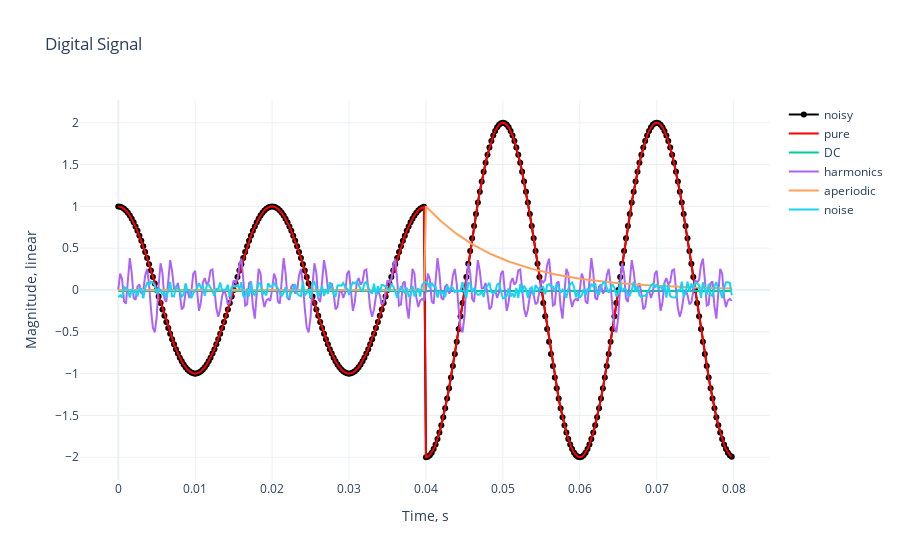

This figure's notebook cell:
### Code cell
np.random.seed(1234)


# Generate periodic signals
def get_periodic(A, f1, p, fs, t1, t2):
    Ts = 1 / fs
    time = np.arange(t1, t2, Ts)  # seconds
    periodic = np.array([A * np.cos(2 * pi * f1 * t - p) for t in time])
    return periodic, time


def generate_harmonics(A, F, P, fs, t1, t2):
    Ts = 1 / fs
    harmonics = []
    for i in range(len(A)):
        harmonic, time = get_periodic(A[i], F[i], P[i], fs, t1, t2)
        harmonics.append(harmonic)
    harmonics = np.array(harmonics)
    return harmonics, time


def generate_target(A, F, P, T, fs, t1, t2):
    Ts = 1 / fs
    time = np.arange(t1, t2, Ts)  # seconds
    target = []
    i = 0
    for t in time:
        if i != len(T) - 1 and t >= T[i + 1]:
            i += 1
        target.append(A[i] * np.cos(2 * pi * F[i] * t - P[i]))
    target = np.array(target)
    return target, time


f1 = 50
fs = 4000
t1 = 0
t2 = 80e-3

A = [1, 2]
F = [f1, f1]
P = [0, pi]
T = [0, t2 / 2]

target, time = generate_target(A, F, P, T, fs, t1, t2)

F = np.arange(0, 20) * f1
P = np.random.uniform(-pi, pi, len(F))
A = np.random.uniform(0, 0.1, len(F))
A[1] = 0
periodics, time = generate_harmonics(A, F, P, fs, t1, t2)

# Generate white noise
noise_max = 0.1
noise = np.random.uniform(-noise_max, noise_max, len(time))
print(f"Maximum noise amplitude = {noise_max}")

# Generate aperiodic component
fade_coef = 100
amp_coef = 1
t_start = time[len(time) // 2]  # middle time
aperiodic = amp_coef * np.exp(-fade_coef * (time - t_start))
aperiodic[time < t_start] = 0  # aperiodic starts form t_start

# Sum up all components into one signal
signal = 0
signal += target
# signal += np.sum(periodics, axis=0)
# signal += aperiodic
# signal += noise

fig = go.Figure()
fig.add_trace(
    go.Scatter(
        x=time, y=signal, name="noisy", mode="lines+markers", line=dict(color="black")
    )
)
fig.add_trace(
    go.Scatter(x=time, y=target, name="pure", mode="lines", line=dict(color="red"))
)
fig.add_trace(go.Scatter(x=time, y=periodics[0], name="DC"))
fig.add_trace(go.Scatter(x=time, y=np.sum(periodics[2:], axis=0), name="harmonics"))
fig.add_trace(go.Scatter(x=time, y=aperiodic, name="aperiodic"))
fig.add_trace(go.Scatter(x=time, y=noise, name="noise"))
fig.update_layout(
    title="Digital Signal",
    xaxis_title="Time, s",
    yaxis_title="Magnitude, linear",
    template="plotly_white"
)
fig.show()

### Figure 1 — Plotly figure (JSON) as saved in the notebook; plotly's stock layout.template omitted (floating-point values rounded to 4 significant figures; data arrays with more than 128 entries replaced by an {"elided": "..."} marker saying what was removed)
{"data": [{"line": {"color": "black"}, "mode": "lines+markers", "name": "noisy", "type": "scatter", "x": {"elided": "320 float values"}, "y": {"elided": "320 float values"}}, {"line": {"color": "red"}, "mode": "lines", "name": "pure", "type": "scatter", "x": {"elided": "320 float values"}, "y": {"elided": "320 float values"}}, {"name": "DC", "type": "scatter", "x": {"elided": "320 float values"}, "y": {"elided": "320 float values"}}, {"name": "harmonics", "type": "scatter", "x": {"elided": "320 float values"}, "y": {"elided": "320 float values"}}, {"name": "aperiodic", "type": "scatter", "x": {"elided": "320 float values"}, "y": {"elided": "320 float values"}}, {"name": "noise", "type": "scatter", "x": {"elided": "320 float values"}, "y": {"elided": "320 float values"}}], "layout": {"title": {"text": "Digital Signal"}, "xaxis": {"title": {"text": "Time, s"}}, "yaxis": {"title": {"text": "Magnitude, linear"}}}}
